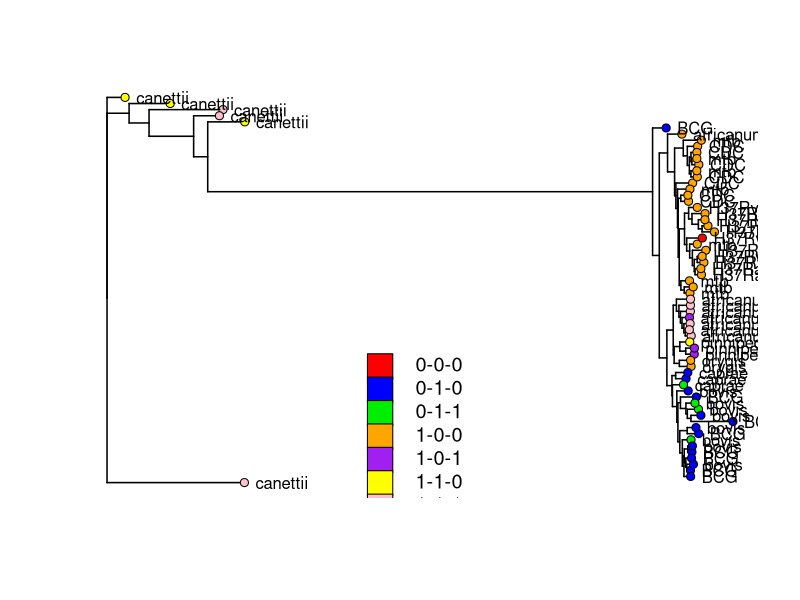

R code for this plot:
# build phylogenetic tree for MTBC genomes
# see
# http://phytools.org/mexico2018/ex/12/Plotting-methods.html
# http://blog.phytools.org/

library(seqinr)
#library(phangorn)
library("ape")
library("phytools")

setwd('~/gitprojects/rd900')

#get region hits from blast analysis

region_hits = read.table('rd900_region_hits.csv',sep=',',header=TRUE)
rownames(region_hits) <- region_hits$id

# convert to discrete states
S <- region_hits[c('pro_pknh1','pro_pknh2','pknh2_sensor')]
S[S>0] = 1
states <- apply( S , 1 , paste , collapse = "-" )
states <- factor(states)

### read ANI data

anim <- read.table('ani_matrix.csv',sep=',',header=TRUE)
#rownames(anim) <- paste0(1:nrow(anim), "_", anim$query)
#anim <- anim[1:40,]
rownames(anim) <- anim$query
species <- anim['species']

# get distance matrix
dm <- dist(anim)
njtree  <- nj(dm)

# root tree
rooted <- root(njtree,"GCA_000328845")
#rooted <- root(njtree,"GCA_002865895")
rooted <- multi2di(rooted, tips=TRUE)
rooted$edge.length[rooted$edge.length <= 0] <- 1e-8

# ace function for calculating parsimony using pknh blast results
# we provide a vector containing the states - rd900 variants and 
# the phylogeny from species similarity

fit <- ace(states, rooted, type="discrete", model='ARD')

### plot tree ###

png("nj_tree_states.png",res=150, width=1500, height=1200)
#pdf("nj_tree.pdf", width=40, height=10)

# Plot the phylogeny
plot(rooted, label.offset=0.01, edge.width=1.5, show.tip.label=FALSE)
#plotTree(rooted,lwd=1,fsize=0.6,offset=1)
#title(main="Mycobacterium Species Tree")
cols<-setNames(c('red','blue','green2','orange','purple','yellow','pink'),levels(states))
tiplabels(pie=to.matrix(states[rooted$tip.label], levels(states)),
          piecol=cols, cex=0.3,col=cols)
labels <- species[rooted$tip.label,]
tiplabels(text=labels,bg=rgb(0,0,0,0),offset=.1,adj=0,frame='n')

add.simmap.legend(colors=cols,prompt=FALSE,x=0.4*par()$usr[2],
                  y=20,fsize=1.2)

#dotTree(rooted,S,standardize=TRUE,length=6,show.tip.label=FALSE)
#phylo.heatmap(rooted,S,standardize=TRUE)

#plotBranchbyTrait(rooted,states[rooted$tip.label], mode="tips", palette="heat.colors")

#nodelabels(node=1:rooted$Nnode+Ntip(rooted),
#           pie=fit$lik.anc,piecol=cols,cex=0.05)
par( mar=c(5,7,4,2), oma=c(3,1,2,2))
dev.off()
